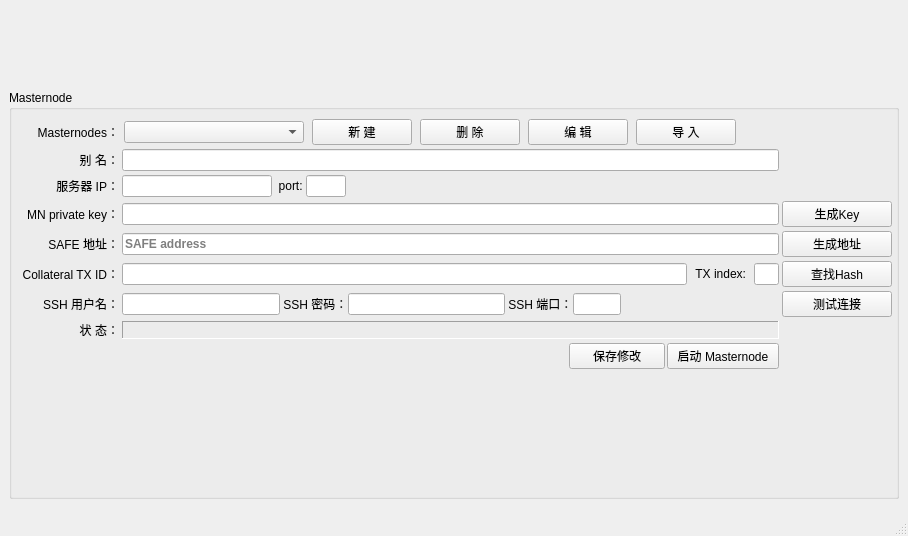
<?xml version="1.0" encoding="UTF-8"?>
<ui version="4.0">
 <class>MasternodeDlg</class>
 <widget class="QMainWindow" name="MasternodeDlg">
  <property name="geometry">
   <rect>
    <x>0</x>
    <y>0</y>
    <width>908</width>
    <height>536</height>
   </rect>
  </property>
  <property name="sizePolicy">
   <sizepolicy hsizetype="Preferred" vsizetype="Fixed">
    <horstretch>0</horstretch>
    <verstretch>1</verstretch>
   </sizepolicy>
  </property>
  <property name="windowTitle">
   <string>MainWindow</string>
  </property>
  <property name="styleSheet">
   <string notr="true">QMainWindow#MasternodeDlg{
border-image:url(:/images/dlg_bk.png);
}</string>
  </property>
  <widget class="QWidget" name="centralwidget">
   <property name="styleSheet">
    <string notr="true"/>
   </property>
   <layout class="QGridLayout" name="gridLayout_3">
    <property name="leftMargin">
     <number>0</number>
    </property>
    <property name="topMargin">
     <number>0</number>
    </property>
    <property name="rightMargin">
     <number>0</number>
    </property>
    <property name="bottomMargin">
     <number>6</number>
    </property>
    <item row="0" column="0" colspan="2">
     <layout class="QHBoxLayout" name="horizontalLayout_11" stretch="0">
      <property name="sizeConstraint">
       <enum>QLayout::SetMinimumSize</enum>
      </property>
      <property name="bottomMargin">
       <number>3</number>
      </property>
      <item>
       <widget class="QWidget" name="headWidget" native="true">
        <property name="sizePolicy">
         <sizepolicy hsizetype="Expanding" vsizetype="Fixed">
          <horstretch>0</horstretch>
          <verstretch>0</verstretch>
         </sizepolicy>
        </property>
        <property name="minimumSize">
         <size>
          <width>100</width>
          <height>72</height>
         </size>
        </property>
        <property name="styleSheet">
         <string notr="true">QWidget#widgetTitle{
background:qlineargradient(spread:pad,x1:0,y1:0,x2:1,y2:0,stop:0 #0973AB,stop:1 #098DCE);
}

QToolButton,QPushButton{ 
border:0px;
background:transparent;
}

QToolButton:hover,QPushButton:hover,QToolButton:pressed,QPushButton:pressed{
background:#067DB8;
}</string>
        </property>
        <layout class="QGridLayout" name="gridLayout_4">
         <property name="leftMargin">
          <number>2</number>
         </property>
         <property name="topMargin">
          <number>0</number>
         </property>
         <property name="rightMargin">
          <number>0</number>
         </property>
         <item row="0" column="0">
          <layout class="QHBoxLayout" name="horizontalLayout_2">
           <property name="spacing">
            <number>0</number>
           </property>
           <item>
            <widget class="QLabel" name="label_13">
             <property name="minimumSize">
              <size>
               <width>32</width>
               <height>0</height>
              </size>
             </property>
             <property name="styleSheet">
              <string notr="true">image: url(:/images/troublecheck.png);</string>
             </property>
             <property name="text">
              <string/>
             </property>
            </widget>
           </item>
           <item>
            <spacer name="horizontalSpacer_3">
             <property name="orientation">
              <enum>Qt::Horizontal</enum>
             </property>
             <property name="sizeHint" stdset="0">
              <size>
               <width>40</width>
               <height>20</height>
              </size>
             </property>
            </spacer>
           </item>
           <item>
            <widget class="QPushButton" name="pushButton_3">
             <property name="sizePolicy">
              <sizepolicy hsizetype="Minimum" vsizetype="Maximum">
               <horstretch>0</horstretch>
               <verstretch>0</verstretch>
              </sizepolicy>
             </property>
             <property name="minimumSize">
              <size>
               <width>36</width>
               <height>36</height>
              </size>
             </property>
             <property name="maximumSize">
              <size>
               <width>16777215</width>
               <height>36</height>
              </size>
             </property>
             <property name="accessibleName">
              <string/>
             </property>
             <property name="styleSheet">
              <string notr="true"/>
             </property>
             <property name="text">
              <string/>
             </property>
             <property name="icon">
              <iconset resource="../images.qrc">
               <normaloff>:/images/titlemenu.png</normaloff>:/images/titlemenu.png</iconset>
             </property>
             <property name="autoDefault">
              <bool>true</bool>
             </property>
             <property name="flat">
              <bool>true</bool>
             </property>
            </widget>
           </item>
           <item>
            <widget class="QPushButton" name="pushButton_4">
             <property name="sizePolicy">
              <sizepolicy hsizetype="Minimum" vsizetype="Maximum">
               <horstretch>0</horstretch>
               <verstretch>0</verstretch>
              </sizepolicy>
             </property>
             <property name="minimumSize">
              <size>
               <width>36</width>
               <height>36</height>
              </size>
             </property>
             <property name="maximumSize">
              <size>
               <width>16777215</width>
               <height>36</height>
              </size>
             </property>
             <property name="cursor">
              <cursorShape>ArrowCursor</cursorShape>
             </property>
             <property name="focusPolicy">
              <enum>Qt::NoFocus</enum>
             </property>
             <property name="toolTip">
              <string>最小化</string>
             </property>
             <property name="styleSheet">
              <string notr="true"/>
             </property>
             <property name="text">
              <string/>
             </property>
             <property name="icon">
              <iconset resource="../images.qrc">
               <normaloff>:/images/titlemini.png</normaloff>:/images/titlemini.png</iconset>
             </property>
             <property name="autoDefault">
              <bool>true</bool>
             </property>
             <property name="flat">
              <bool>true</bool>
             </property>
            </widget>
           </item>
           <item>
            <widget class="QPushButton" name="pb_close">
             <property name="sizePolicy">
              <sizepolicy hsizetype="Minimum" vsizetype="Maximum">
               <horstretch>0</horstretch>
               <verstretch>0</verstretch>
              </sizepolicy>
             </property>
             <property name="minimumSize">
              <size>
               <width>36</width>
               <height>36</height>
              </size>
             </property>
             <property name="maximumSize">
              <size>
               <width>16777215</width>
               <height>36</height>
              </size>
             </property>
             <property name="styleSheet">
              <string notr="true"/>
             </property>
             <property name="text">
              <string/>
             </property>
             <property name="icon">
              <iconset resource="../images.qrc">
               <normaloff>:/images/titleclose.png</normaloff>:/images/titleclose.png</iconset>
             </property>
             <property name="autoDefault">
              <bool>true</bool>
             </property>
             <property name="flat">
              <bool>true</bool>
             </property>
            </widget>
           </item>
          </layout>
         </item>
         <item row="1" column="0">
          <spacer name="horizontalSpacer_4">
           <property name="orientation">
            <enum>Qt::Horizontal</enum>
           </property>
           <property name="sizeHint" stdset="0">
            <size>
             <width>40</width>
             <height>20</height>
            </size>
           </property>
          </spacer>
         </item>
        </layout>
       </widget>
      </item>
     </layout>
    </item>
    <item row="1" column="0" colspan="2">
     <layout class="QHBoxLayout" name="horizontalLayout_5">
      <item>
       <widget class="QWidget" name="bodyWidget" native="true">
        <property name="sizePolicy">
         <sizepolicy hsizetype="Expanding" vsizetype="Minimum">
          <horstretch>0</horstretch>
          <verstretch>0</verstretch>
         </sizepolicy>
        </property>
        <property name="layoutDirection">
         <enum>Qt::LeftToRight</enum>
        </property>
        <layout class="QGridLayout" name="gridLayout">
         <item row="0" column="0">
          <widget class="QGroupBox" name="groupBox_3">
           <property name="sizePolicy">
            <sizepolicy hsizetype="Expanding" vsizetype="Expanding">
             <horstretch>1</horstretch>
             <verstretch>1</verstretch>
            </sizepolicy>
           </property>
           <property name="title">
            <string>Masternode</string>
           </property>
           <layout class="QHBoxLayout" name="horizontalLayout" stretch="0">
            <property name="leftMargin">
             <number>10</number>
            </property>
            <property name="rightMargin">
             <number>4</number>
            </property>
            <item>
             <layout class="QGridLayout" name="gridLayout_2">
              <property name="horizontalSpacing">
               <number>3</number>
              </property>
              <property name="verticalSpacing">
               <number>4</number>
              </property>
              <item row="8" column="0">
               <spacer name="verticalSpacer">
                <property name="orientation">
                 <enum>Qt::Vertical</enum>
                </property>
                <property name="sizeType">
                 <enum>QSizePolicy::Expanding</enum>
                </property>
                <property name="sizeHint" stdset="0">
                 <size>
                  <width>20</width>
                  <height>20</height>
                 </size>
                </property>
               </spacer>
              </item>
              <item row="4" column="4">
               <widget class="QPushButton" name="btnGetAddress">
                <property name="text">
                 <string>生成地址</string>
                </property>
               </widget>
              </item>
              <item row="7" column="2">
               <widget class="QLabel" name="lblMnStatus">
                <property name="frameShape">
                 <enum>QFrame::Panel</enum>
                </property>
                <property name="frameShadow">
                 <enum>QFrame::Sunken</enum>
                </property>
                <property name="lineWidth">
                 <number>1</number>
                </property>
                <property name="text">
                 <string/>
                </property>
                <property name="wordWrap">
                 <bool>true</bool>
                </property>
               </widget>
              </item>
              <item row="5" column="4">
               <widget class="QPushButton" name="btnFindCollateral">
                <property name="sizePolicy">
                 <sizepolicy hsizetype="Minimum" vsizetype="Fixed">
                  <horstretch>0</horstretch>
                  <verstretch>0</verstretch>
                 </sizepolicy>
                </property>
                <property name="minimumSize">
                 <size>
                  <width>0</width>
                  <height>0</height>
                 </size>
                </property>
                <property name="toolTip">
                 <string>Find collateral transaction</string>
                </property>
                <property name="text">
                 <string>查找Hash</string>
                </property>
               </widget>
              </item>
              <item row="8" column="2">
               <layout class="QVBoxLayout" name="verticalLayout_3">
                <item>
                 <layout class="QHBoxLayout" name="horizontalLayout_12" stretch="0,0,3">
                  <property name="spacing">
                   <number>2</number>
                  </property>
                  <item>
                   <spacer name="horizontalSpacer_5">
                    <property name="orientation">
                     <enum>Qt::Horizontal</enum>
                    </property>
                    <property name="sizeHint" stdset="0">
                     <size>
                      <width>40</width>
                      <height>20</height>
                     </size>
                    </property>
                   </spacer>
                  </item>
                  <item>
                   <widget class="QPushButton" name="btnSaveChange">
                    <property name="sizePolicy">
                     <sizepolicy hsizetype="Maximum" vsizetype="Maximum">
                      <horstretch>0</horstretch>
                      <verstretch>0</verstretch>
                     </sizepolicy>
                    </property>
                    <property name="text">
                     <string>      保存修改      </string>
                    </property>
                   </widget>
                  </item>
                  <item>
                   <widget class="QPushButton" name="btnBroadcastMn">
                    <property name="sizePolicy">
                     <sizepolicy hsizetype="Maximum" vsizetype="Maximum">
                      <horstretch>0</horstretch>
                      <verstretch>0</verstretch>
                     </sizepolicy>
                    </property>
                    <property name="minimumSize">
                     <size>
                      <width>0</width>
                      <height>0</height>
                     </size>
                    </property>
                    <property name="maximumSize">
                     <size>
                      <width>16777215</width>
                      <height>16777215</height>
                     </size>
                    </property>
                    <property name="toolTip">
                     <string>Broadcast information about the Masternode</string>
                    </property>
                    <property name="styleSheet">
                     <string notr="true"/>
                    </property>
                    <property name="text">
                     <string>  启动 Masternode  </string>
                    </property>
                   </widget>
                  </item>
                 </layout>
                </item>
                <item>
                 <spacer name="verticalSpacer_2">
                  <property name="orientation">
                   <enum>Qt::Vertical</enum>
                  </property>
                  <property name="sizeHint" stdset="0">
                   <size>
                    <width>20</width>
                    <height>40</height>
                   </size>
                  </property>
                 </spacer>
                </item>
               </layout>
              </item>
              <item row="3" column="2">
               <widget class="QLineEdit" name="edtMnPrivateKey">
                <property name="sizePolicy">
                 <sizepolicy hsizetype="Expanding" vsizetype="Maximum">
                  <horstretch>0</horstretch>
                  <verstretch>0</verstretch>
                 </sizepolicy>
                </property>
                <property name="minimumSize">
                 <size>
                  <width>0</width>
                  <height>0</height>
                 </size>
                </property>
                <property name="maximumSize">
                 <size>
                  <width>16777215</width>
                  <height>16777215</height>
                 </size>
                </property>
                <property name="toolTip">
                 <string>Masternode's private key. Use your own or click the button &lt;Generate new&gt; to create a new and random private key with the use of 'bitcoin' library.</string>
                </property>
               </widget>
              </item>
              <item row="2" column="0">
               <widget class="QLabel" name="label_10">
                <property name="text">
                 <string>服务器 IP：</string>
                </property>
                <property name="alignment">
                 <set>Qt::AlignRight|Qt::AlignTrailing|Qt::AlignVCenter</set>
                </property>
               </widget>
              </item>
              <item row="0" column="0">
               <widget class="QLabel" name="label_5">
                <property name="text">
                 <string>Masternodes：</string>
                </property>
                <property name="alignment">
                 <set>Qt::AlignRight|Qt::AlignTrailing|Qt::AlignVCenter</set>
                </property>
               </widget>
              </item>
              <item row="3" column="4">
               <widget class="QPushButton" name="btnGenerateMNPrivateKey">
                <property name="sizePolicy">
                 <sizepolicy hsizetype="Maximum" vsizetype="Fixed">
                  <horstretch>0</horstretch>
                  <verstretch>0</verstretch>
                 </sizepolicy>
                </property>
                <property name="minimumSize">
                 <size>
                  <width>110</width>
                  <height>0</height>
                 </size>
                </property>
                <property name="maximumSize">
                 <size>
                  <width>400</width>
                  <height>16777215</height>
                 </size>
                </property>
                <property name="toolTip">
                 <string>Generate a new private key</string>
                </property>
                <property name="text">
                 <string>生成Key</string>
                </property>
               </widget>
              </item>
              <item row="5" column="0">
               <widget class="QLabel" name="label_6">
                <property name="text">
                 <string>Collateral TX ID：</string>
                </property>
                <property name="alignment">
                 <set>Qt::AlignRight|Qt::AlignTrailing|Qt::AlignVCenter</set>
                </property>
               </widget>
              </item>
              <item row="1" column="2">
               <widget class="QLineEdit" name="edtMnName">
                <property name="sizePolicy">
                 <sizepolicy hsizetype="Expanding" vsizetype="Maximum">
                  <horstretch>0</horstretch>
                  <verstretch>0</verstretch>
                 </sizepolicy>
                </property>
                <property name="minimumSize">
                 <size>
                  <width>0</width>
                  <height>0</height>
                 </size>
                </property>
                <property name="maximumSize">
                 <size>
                  <width>16777215</width>
                  <height>16777215</height>
                 </size>
                </property>
                <property name="toolTip">
                 <string>The Masternode's configuration name</string>
                </property>
               </widget>
              </item>
              <item row="1" column="0">
               <widget class="QLabel" name="label_12">
                <property name="text">
                 <string>别 名：</string>
                </property>
                <property name="alignment">
                 <set>Qt::AlignRight|Qt::AlignTrailing|Qt::AlignVCenter</set>
                </property>
               </widget>
              </item>
              <item row="7" column="0">
               <widget class="QLabel" name="label_8">
                <property name="text">
                 <string>状 态：</string>
                </property>
                <property name="alignment">
                 <set>Qt::AlignRight|Qt::AlignTrailing|Qt::AlignVCenter</set>
                </property>
               </widget>
              </item>
              <item row="3" column="0">
               <widget class="QLabel" name="label_9">
                <property name="text">
                 <string>MN private key：</string>
                </property>
                <property name="alignment">
                 <set>Qt::AlignRight|Qt::AlignTrailing|Qt::AlignVCenter</set>
                </property>
               </widget>
              </item>
              <item row="4" column="2">
               <layout class="QHBoxLayout" name="layCollateral" stretch="1">
                <property name="spacing">
                 <number>0</number>
                </property>
                <property name="topMargin">
                 <number>0</number>
                </property>
                <property name="bottomMargin">
                 <number>0</number>
                </property>
                <item>
                 <widget class="QLineEdit" name="edtMnCollateralAddress">
                  <property name="sizePolicy">
                   <sizepolicy hsizetype="Expanding" vsizetype="Fixed">
                    <horstretch>0</horstretch>
                    <verstretch>0</verstretch>
                   </sizepolicy>
                  </property>
                  <property name="minimumSize">
                   <size>
                    <width>0</width>
                    <height>0</height>
                   </size>
                  </property>
                  <property name="maximumSize">
                   <size>
                    <width>16777215</width>
                    <height>16777215</height>
                   </size>
                  </property>
                  <property name="font">
                   <font>
                    <weight>75</weight>
                    <bold>true</bold>
                   </font>
                  </property>
                  <property name="toolTip">
                   <string>SAFE address of the 1000 SAFE collateral, coverted from BIP32 path with hardware wallet.</string>
                  </property>
                  <property name="readOnly">
                   <bool>false</bool>
                  </property>
                  <property name="placeholderText">
                   <string>SAFE address</string>
                  </property>
                 </widget>
                </item>
               </layout>
              </item>
              <item row="5" column="2">
               <layout class="QHBoxLayout" name="horizontalLayout_7">
                <property name="spacing">
                 <number>8</number>
                </property>
                <item>
                 <widget class="QLineEdit" name="edtMnCollateralTx">
                  <property name="sizePolicy">
                   <sizepolicy hsizetype="Expanding" vsizetype="Maximum">
                    <horstretch>0</horstretch>
                    <verstretch>0</verstretch>
                   </sizepolicy>
                  </property>
                  <property name="minimumSize">
                   <size>
                    <width>300</width>
                    <height>0</height>
                   </size>
                  </property>
                  <property name="maximumSize">
                   <size>
                    <width>16777215</width>
                    <height>16777215</height>
                   </size>
                  </property>
                  <property name="toolTip">
                   <string>The collateral transaction hash from the 1000 SAFE deposit</string>
                  </property>
                  <property name="text">
                   <string/>
                  </property>
                 </widget>
                </item>
                <item>
                 <widget class="QLabel" name="label_7">
                  <property name="text">
                   <string>TX index:</string>
                  </property>
                  <property name="alignment">
                   <set>Qt::AlignRight|Qt::AlignTrailing|Qt::AlignVCenter</set>
                  </property>
                 </widget>
                </item>
                <item>
                 <widget class="QLineEdit" name="edtMnCollateralTxIndex">
                  <property name="maximumSize">
                   <size>
                    <width>25</width>
                    <height>16777215</height>
                   </size>
                  </property>
                  <property name="toolTip">
                   <string>The collateral transaction's (unspent) output index with the 1000 SAFE deposit (usally 0)</string>
                  </property>
                 </widget>
                </item>
               </layout>
              </item>
              <item row="4" column="0">
               <widget class="QLabel" name="label_4">
                <property name="text">
                 <string>SAFE 地址：</string>
                </property>
                <property name="alignment">
                 <set>Qt::AlignRight|Qt::AlignTrailing|Qt::AlignVCenter</set>
                </property>
               </widget>
              </item>
              <item row="2" column="2">
               <layout class="QHBoxLayout" name="horizontalLayout_3">
                <item>
                 <widget class="QLineEdit" name="edtMnIp">
                  <property name="sizePolicy">
                   <sizepolicy hsizetype="Expanding" vsizetype="Maximum">
                    <horstretch>0</horstretch>
                    <verstretch>0</verstretch>
                   </sizepolicy>
                  </property>
                  <property name="minimumSize">
                   <size>
                    <width>0</width>
                    <height>0</height>
                   </size>
                  </property>
                  <property name="maximumSize">
                   <size>
                    <width>150</width>
                    <height>16777215</height>
                   </size>
                  </property>
                  <property name="toolTip">
                   <string>The Masternode's IP address for incoming communication with other nodes</string>
                  </property>
                 </widget>
                </item>
                <item>
                 <widget class="QLabel" name="label_11">
                  <property name="text">
                   <string>  port: </string>
                  </property>
                 </widget>
                </item>
                <item>
                 <widget class="QLineEdit" name="edtMnPort">
                  <property name="sizePolicy">
                   <sizepolicy hsizetype="Fixed" vsizetype="Maximum">
                    <horstretch>0</horstretch>
                    <verstretch>0</verstretch>
                   </sizepolicy>
                  </property>
                  <property name="minimumSize">
                   <size>
                    <width>0</width>
                    <height>0</height>
                   </size>
                  </property>
                  <property name="maximumSize">
                   <size>
                    <width>40</width>
                    <height>16777215</height>
                   </size>
                  </property>
                  <property name="toolTip">
                   <string>The Masternode's TCP port number for incoming communication with other nodes</string>
                  </property>
                 </widget>
                </item>
                <item>
                 <spacer name="horizontalSpacer_2">
                  <property name="orientation">
                   <enum>Qt::Horizontal</enum>
                  </property>
                  <property name="sizeHint" stdset="0">
                   <size>
                    <width>40</width>
                    <height>20</height>
                   </size>
                  </property>
                 </spacer>
                </item>
               </layout>
              </item>
              <item row="0" column="2">
               <layout class="QHBoxLayout" name="horizontalLayout_4">
                <property name="spacing">
                 <number>6</number>
                </property>
                <item>
                 <widget class="QComboBox" name="cboMasternodes">
                  <property name="enabled">
                   <bool>true</bool>
                  </property>
                  <property name="sizePolicy">
                   <sizepolicy hsizetype="Expanding" vsizetype="Maximum">
                    <horstretch>0</horstretch>
                    <verstretch>0</verstretch>
                   </sizepolicy>
                  </property>
                  <property name="minimumSize">
                   <size>
                    <width>140</width>
                    <height>0</height>
                   </size>
                  </property>
                  <property name="maximumSize">
                   <size>
                    <width>180</width>
                    <height>16777215</height>
                   </size>
                  </property>
                  <property name="toolTip">
                   <string>List of configured masternodes</string>
                  </property>
                  <property name="editable">
                   <bool>false</bool>
                  </property>
                  <property name="currentIndex">
                   <number>-1</number>
                  </property>
                 </widget>
                </item>
                <item>
                 <widget class="QPushButton" name="btnNewMn">
                  <property name="sizePolicy">
                   <sizepolicy hsizetype="Maximum" vsizetype="Fixed">
                    <horstretch>0</horstretch>
                    <verstretch>0</verstretch>
                   </sizepolicy>
                  </property>
                  <property name="maximumSize">
                   <size>
                    <width>100</width>
                    <height>16777215</height>
                   </size>
                  </property>
                  <property name="toolTip">
                   <string>Create a new Masternode configuration</string>
                  </property>
                  <property name="text">
                   <string>新 建</string>
                  </property>
                 </widget>
                </item>
                <item>
                 <widget class="QPushButton" name="btnDeleteMn">
                  <property name="sizePolicy">
                   <sizepolicy hsizetype="Maximum" vsizetype="Fixed">
                    <horstretch>0</horstretch>
                    <verstretch>0</verstretch>
                   </sizepolicy>
                  </property>
                  <property name="maximumSize">
                   <size>
                    <width>100</width>
                    <height>16777215</height>
                   </size>
                  </property>
                  <property name="toolTip">
                   <string>Delete current Masternode configuration</string>
                  </property>
                  <property name="text">
                   <string>删 除</string>
                  </property>
                 </widget>
                </item>
                <item>
                 <widget class="QPushButton" name="btnEditMn">
                  <property name="sizePolicy">
                   <sizepolicy hsizetype="Maximum" vsizetype="Fixed">
                    <horstretch>0</horstretch>
                    <verstretch>0</verstretch>
                   </sizepolicy>
                  </property>
                  <property name="maximumSize">
                   <size>
                    <width>100</width>
                    <height>16777215</height>
                   </size>
                  </property>
                  <property name="toolTip">
                   <string>Enable editing</string>
                  </property>
                  <property name="text">
                   <string>编 辑</string>
                  </property>
                 </widget>
                </item>
                <item>
                 <widget class="QPushButton" name="btnImportMasternodesConf">
                  <property name="maximumSize">
                   <size>
                    <width>100</width>
                    <height>16777215</height>
                   </size>
                  </property>
                  <property name="toolTip">
                   <string>Import Masternodes from masternode.conf file</string>
                  </property>
                  <property name="text">
                   <string>导 入</string>
                  </property>
                 </widget>
                </item>
                <item>
                 <spacer name="horizontalSpacer">
                  <property name="orientation">
                   <enum>Qt::Horizontal</enum>
                  </property>
                  <property name="sizeType">
                   <enum>QSizePolicy::Fixed</enum>
                  </property>
                  <property name="sizeHint" stdset="0">
                   <size>
                    <width>40</width>
                    <height>20</height>
                   </size>
                  </property>
                 </spacer>
                </item>
               </layout>
              </item>
              <item row="6" column="0">
               <widget class="QLabel" name="label">
                <property name="text">
                 <string>SSH 用户名：</string>
                </property>
                <property name="alignment">
                 <set>Qt::AlignRight|Qt::AlignTrailing|Qt::AlignVCenter</set>
                </property>
               </widget>
              </item>
              <item row="6" column="2">
               <layout class="QHBoxLayout" name="horizontalLayout_6">
                <item>
                 <widget class="QLineEdit" name="edtMnSshUser"/>
                </item>
                <item>
                 <widget class="QLabel" name="label_2">
                  <property name="text">
                   <string> SSH 密码：</string>
                  </property>
                 </widget>
                </item>
                <item>
                 <widget class="QLineEdit" name="edtMnSshPwd"/>
                </item>
                <item>
                 <widget class="QLabel" name="label_3">
                  <property name="text">
                   <string> SSH 端口：</string>
                  </property>
                 </widget>
                </item>
                <item>
                 <widget class="QLineEdit" name="edtMnSshPort">
                  <property name="sizePolicy">
                   <sizepolicy hsizetype="Maximum" vsizetype="Fixed">
                    <horstretch>0</horstretch>
                    <verstretch>0</verstretch>
                   </sizepolicy>
                  </property>
                  <property name="maximumSize">
                   <size>
                    <width>48</width>
                    <height>16777215</height>
                   </size>
                  </property>
                 </widget>
                </item>
                <item>
                 <spacer name="horizontalSpacer_6">
                  <property name="orientation">
                   <enum>Qt::Horizontal</enum>
                  </property>
                  <property name="sizeHint" stdset="0">
                   <size>
                    <width>40</width>
                    <height>20</height>
                   </size>
                  </property>
                 </spacer>
                </item>
               </layout>
              </item>
              <item row="6" column="4">
               <widget class="QPushButton" name="connect_test">
                <property name="text">
                 <string>测试连接</string>
                </property>
               </widget>
              </item>
             </layout>
            </item>
           </layout>
          </widget>
         </item>
        </layout>
       </widget>
      </item>
     </layout>
    </item>
   </layout>
  </widget>
  <widget class="QStatusBar" name="statusBar"/>
 </widget>
 <tabstops>
  <tabstop>edtMnName</tabstop>
  <tabstop>edtMnIp</tabstop>
  <tabstop>edtMnPort</tabstop>
  <tabstop>edtMnPrivateKey</tabstop>
  <tabstop>edtMnCollateralAddress</tabstop>
  <tabstop>edtMnCollateralTx</tabstop>
  <tabstop>edtMnCollateralTxIndex</tabstop>
  <tabstop>btnNewMn</tabstop>
  <tabstop>btnImportMasternodesConf</tabstop>
  <tabstop>btnEditMn</tabstop>
  <tabstop>btnDeleteMn</tabstop>
  <tabstop>btnGenerateMNPrivateKey</tabstop>
  <tabstop>btnBroadcastMn</tabstop>
  <tabstop>btnFindCollateral</tabstop>
 </tabstops>
 <resources>
  <include location="../images.qrc"/>
 </resources>
 <connections/>
</ui>
